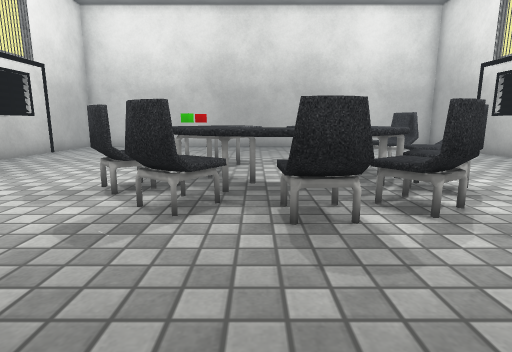
[1] (above)

16 first-person views from a walk through a scene from a Unity 3-D project. The camera is 0.72 m above the floor, tilts 10° down and sees 80° across. The floor is counted in squares, 0.5 m on a side. Each view is taken from the middle of a square. On the plan, view 1 faces up. The plan holds only what a view shows up to about 14 squares ahead; the rest is blank. The place goes on beyond the plan. The player character is not drawn. Some animated figures are not drawn. Door leaves are left out, so doorways stand open. Some surface patterns are stand-ins.

[2]
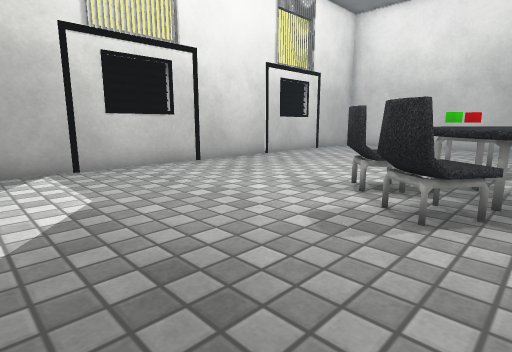

[3]
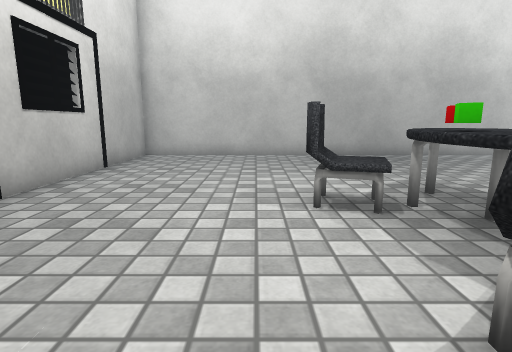

[4]
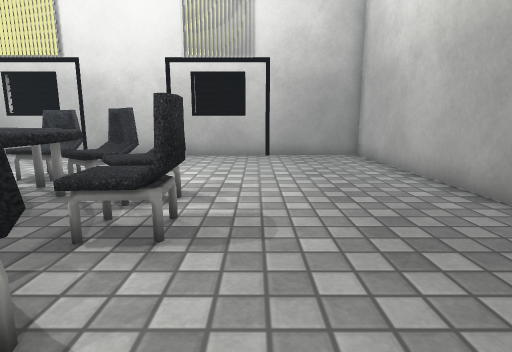

[5]
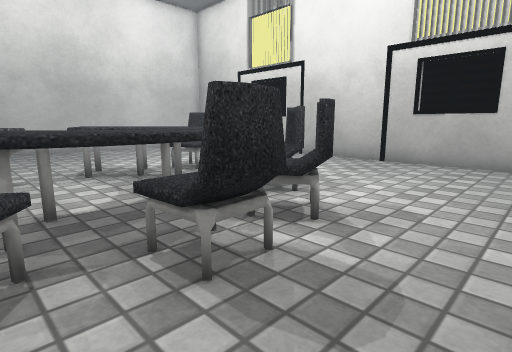

[6]
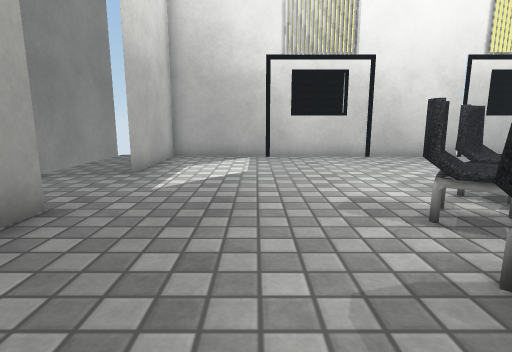

[7]
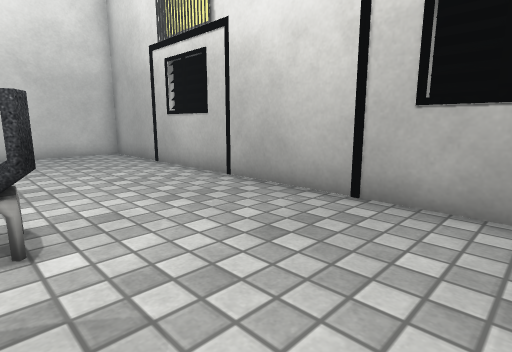

[8]
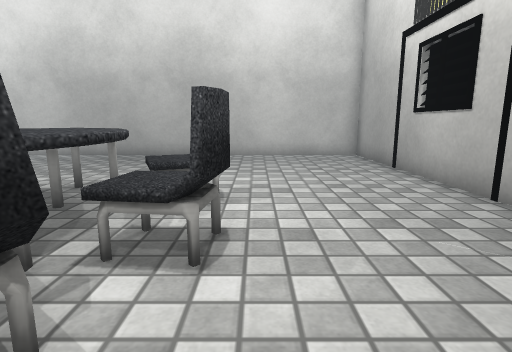

[9]
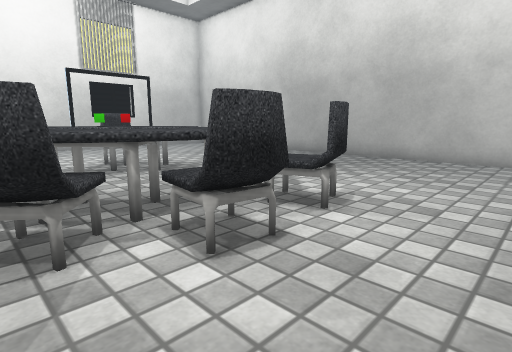

[10]
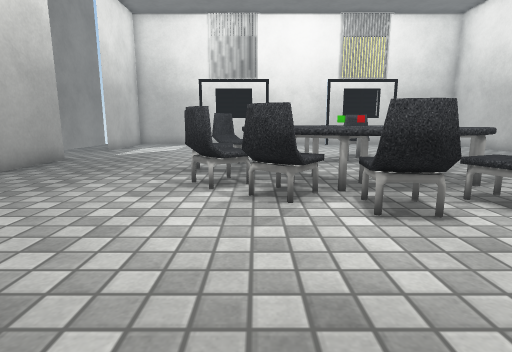

[11]
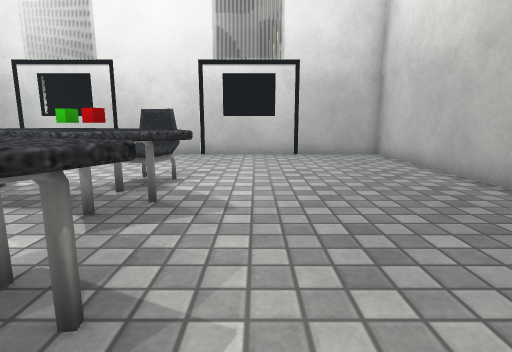

[12]
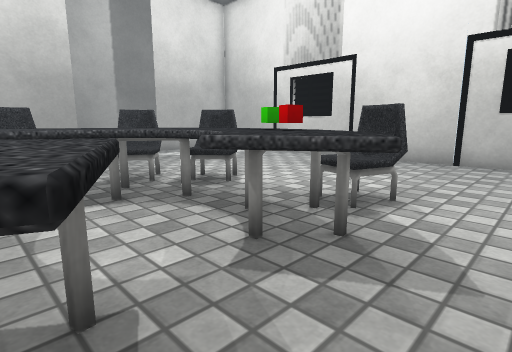

[13]
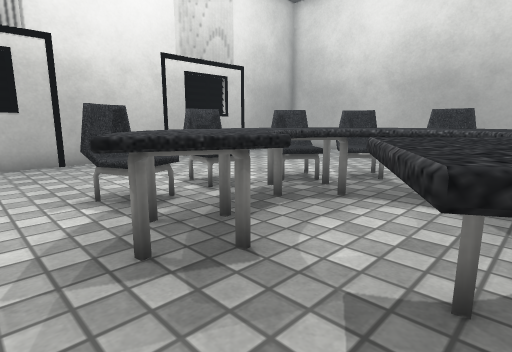

[14]
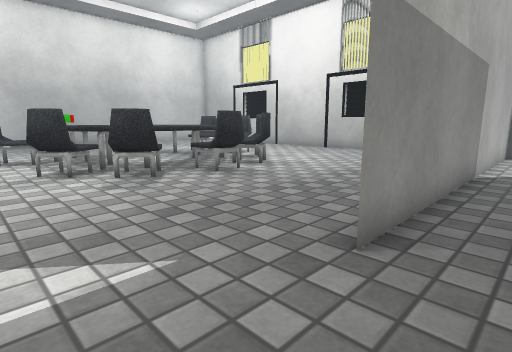

[15]
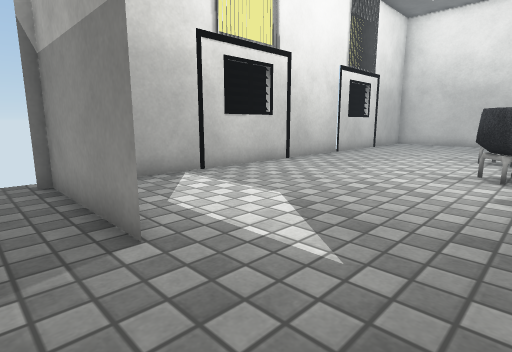

[16]
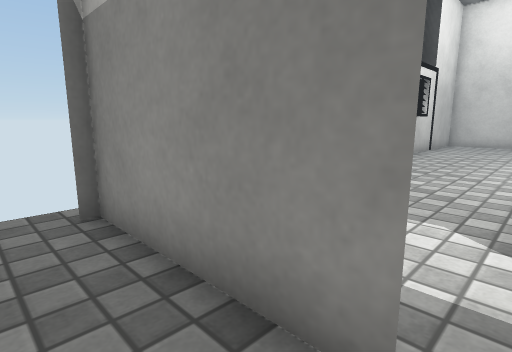

### Floor plan
Points are (right, up) in squares from view 1. A wall is a line through its corners. A room is listed if a view was taken in it or the views show most of it. See-through windows are left out.
Room 1 (views 1, 2, 3, 4, 5, 6, 7, 8, 9, 10, 11, 12, 13)
walls: (-10.1, 5.6) (-10.1, 4.8); (-2, -1.5) (10.5, -1.5) (10.5, 18.5) (-9.9, 18.5) (-9.9, -1.9); (10.7, 11.5) (10.7, 13.6); (-10.1, 4.6) (-10.1, 3.6); (-10.1, 13.8) (-10.1, 11.6); (10.7, 4.8) (10.7, 5.6); (10.7, 3.6) (10.7, 4.5); (-9.9, -1.5) (-5.4, -1.5)
ways out: open door at (-4, -2) to room 2
objects: table (-4, 4) to (6, 12)
Room 2 (views 14, 15, 16)
walls: (-5.4, -1.5) (-10, -1.5)
ways out: open door at (-4, -2) to room 1; opening at (-1, -3)

Where each view was taken, in squares from view 1:
view 1: 0 up, 0 right, facing up
view 2: 0 up, 0 right, facing up-left
view 3: 5 up, 5 left, facing up
view 4: 3 up, 3 left, facing right
view 5: 2 up, 1 left, facing up-right
view 6: 2 up, 3 right, facing left
view 7: 4 up, 5 right, facing up-right
view 8: 5 up, 6 right, facing up
view 9: 6 up, 8 right, facing up-left
view 10: 6 up, 10 right, facing left
view 11: 13 up, 4 right, facing left
view 12: 13 up, 2 right, facing down-left
view 13: 13 up, 1 left, facing down-right
view 14: 3 down, 5 left, facing up-right
view 15: 3 down, 2 left, facing up-left
view 16: 3 down, 5 left, facing up-left
